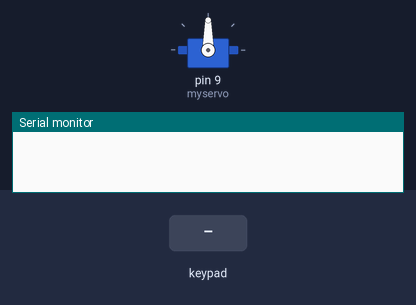
A sketch run on a simulated Arduino Nano, built with avr-gcc and run on an emulated ATmega328P. On the bench: servo, the last lines printed to the serial monitor. Inputs (shaded band) come from the test bench.

Above: at 1.2 s.
1.3 s: keypad keys 1 2 3 4 # pressed 0.4 s apart
At 3.05 s:
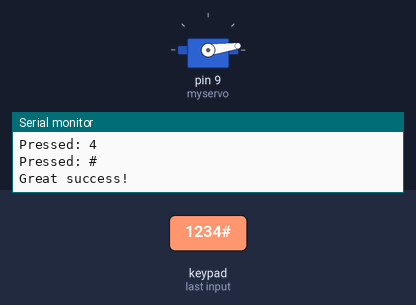
5.3 s: key 'A' pressed
At 5.46 s:
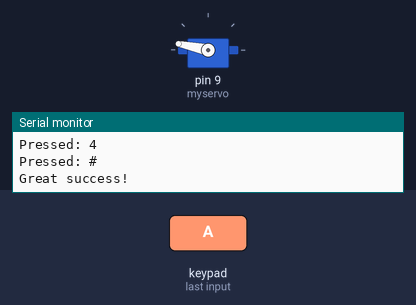
8.3 s: key 'B' pressed
10.0 s: keypad keys 1 2 3 4 * pressed 0.4 s apart
13.5 s: key 'C' pressed
15.0 s: keypad keys 1 3 9 7 # pressed 0.4 s apart
Timing chart, 0 to 18.0 s (numbered marks = the images above; inputs shaded):
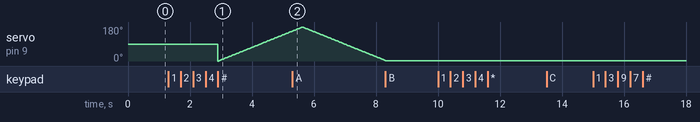

The sketch:

flaylock.ino
```cpp
//Prototype Keypad Lock

#include "Keypad.h"
#include "Wire.h"
#include "Servo.h"
#include "Password.h"

Password password = Password( "1234" );

Servo myservo;  // create servo object to control a servo
                // a maximum of eight servo objects can be created

int pos = 0;    // variable to store the servo position

char Data[20];
const byte Rows= 5; //number of rows on the keypad i.e. 4
const byte Cols= 3; //number of columns on the keypad i,e, 3
byte data_count = 0, master_count = 0;


//we will define the key map as on the key pad:
char keymap[Rows][Cols]=
{
{'4', '5', '6'},
{'1', '2', '3'},
{'A', 'B', 'C'},
{'7', '8', '9'},
{'*', '0', '#'}
};

//  a char array is defined as it can be seen on the above


//keypad connections to the arduino terminals is given as:

byte rPins[Rows]= {A3,A4,A5,A6,A7}; //Rows 0 to 3
byte cPins[Cols]= {A2,A1,A0}; //Columns 0 to 2

// command for library forkeypad
//initializes an instance of the Keypad class
Keypad keypad= Keypad(makeKeymap(keymap), rPins, cPins, Rows, Cols);

void setup()
{
     Serial.begin(9600);  // initializing serail monitor
     myservo.attach(9);  // attaches the servo on pin 9 to the servo object
     keypad.addEventListener(keypadEvent); //add an event listener for this keypad

}

//If key is pressed, this key is stored in 'keypressed' variable
//If key is not equal to 'NO_KEY', then this key is printed out

void loop()
{
keypad.getKey();
}

void keypadEvent(KeypadEvent eKey){
  switch (keypad.getState()){
    case PRESSED:
	Serial.print("Pressed: ");
	Serial.println(eKey);
	switch (eKey){
	  case '#': checkPassword(); break;
	  case '*': password.reset(); break;
	  default: password.append(eKey);
     }
  }
}


void checkPassword(){
  if (password.evaluate()){
    {
     Serial.println("Great success!");
     for(pos = 0; pos < 180; pos += 1)  // goes from 0 degrees to 180 degrees
  {                                  // in steps of 1 degree
    myservo.write(pos);              // tell servo to go to position in variable 'pos'
    delay(15);                       // waits 15ms for the servo to reach the position
  }
  for(pos = 180; pos>=1; pos-=1)     // goes from 180 degrees to 0 degrees
  {
    myservo.write(pos);              // tell servo to go to position in variable 'pos'
    delay(15);                       // waits 15ms for the servo to reach the position
              }
  }}else{
  {
    Serial.println("Wrong");
    //add code to run if it did not work
  }
}}
```
